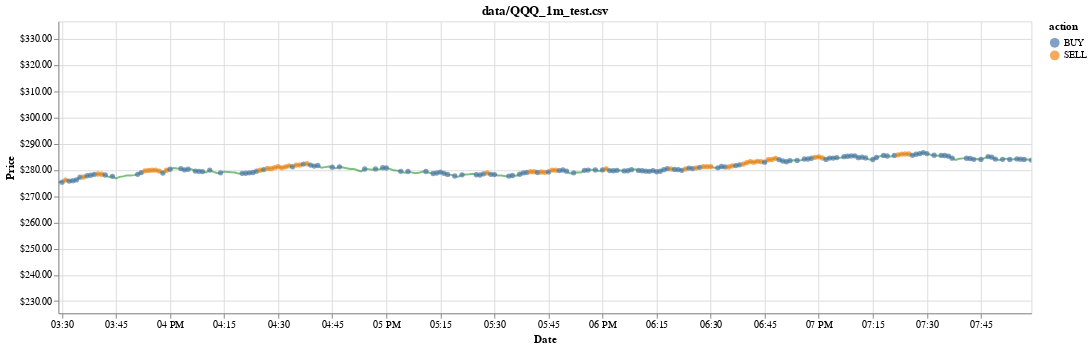

The notebook cell saved with this chart:
### Code cell
chart = visualize(df, history, title=test_stock)
chart

### Figure 1 — Vega-Lite specification as saved in the notebook (floating-point values rounded to 4 significant figures; data arrays with more than 128 entries replaced by an {"elided": "..."} marker saying what was removed)
{"config": {"view": {"continuousWidth": 400, "continuousHeight": 300}}, "layer": [{"mark": {"type": "line", "color": "green", "opacity": 0.5}, "encoding": {"x": {"type": "temporal", "field": "date"}, "y": {"type": "quantitative", "axis": {"format": "$.2f", "title": "Price"}, "field": "position", "scale": {"clamp": true, "domain": [225.4, 336.6]}}}, "selection": {"selector003": {"type": "interval", "bind": "scales", "encodings": ["x"]}}}, {"mark": {"type": "point", "filled": true}, "encoding": {"color": {"type": "nominal", "field": "action"}, "x": {"type": "temporal", "axis": {"title": "Date"}, "field": "date"}, "y": {"type": "quantitative", "axis": {"format": "$.2f", "title": "Price"}, "field": "position", "scale": {"clamp": true, "domain": [225.4, 336.6]}}}, "selection": {"selector004": {"type": "interval", "bind": "scales", "encodings": ["x"]}}, "transform": [{"filter": "(datum.action !== 'HOLD')"}]}], "data": {"name": "data-5a2a9db8133f155fa8e816d0f204a36d"}, "height": 300, "title": "data/QQQ_1m_test.csv", "width": 1000, "$schema": "https://vega.github.io/schema/vega-lite/v4.0.0.json", "datasets": {"data-5a2a9db8133f155fa8e816d0f204a36d": {"elided": "271 records"}}}
